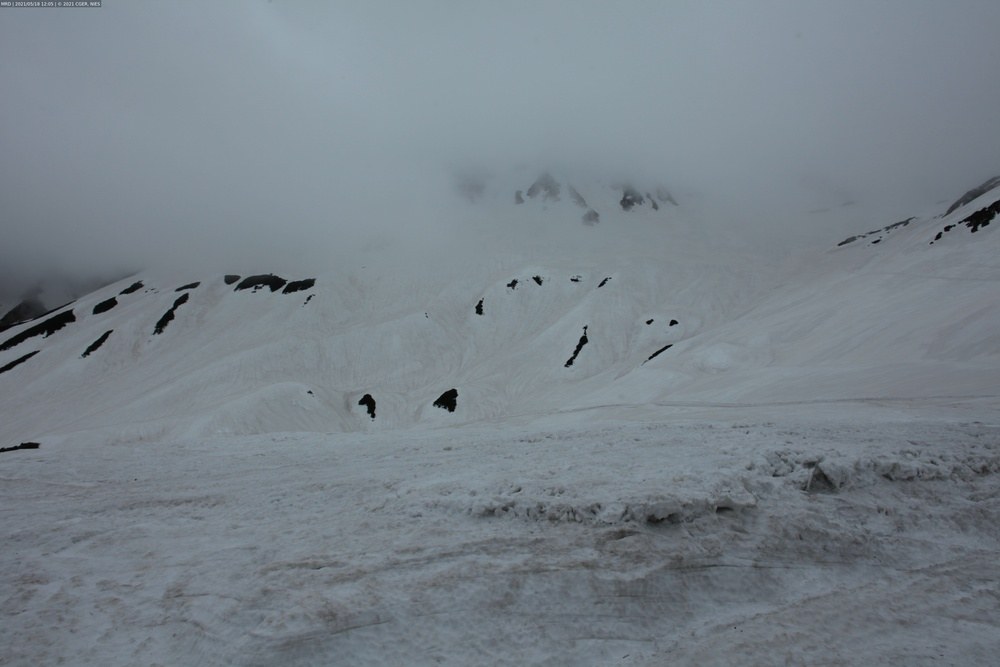
#> input picture images/single_photo/test1.jpeg, 1000 x 667 px, shrunk from 5616 x 3744 before the run
$ python entropy.py
#> lines starting #> are read from the running program, lines starting #| are printed output that depends on the picture
from skimage import io
from skimage.filters.rank import entropy
from skimage.morphology import disk
from matplotlib import pyplot as plt

img = io.imread("images/single_photo/test1.jpeg")
#> img is the input picture: shape (667, 1000, 3); mean R, G, B 119.4, 129.4, 137.1
ent = entropy(img[:,:,2], disk(50))
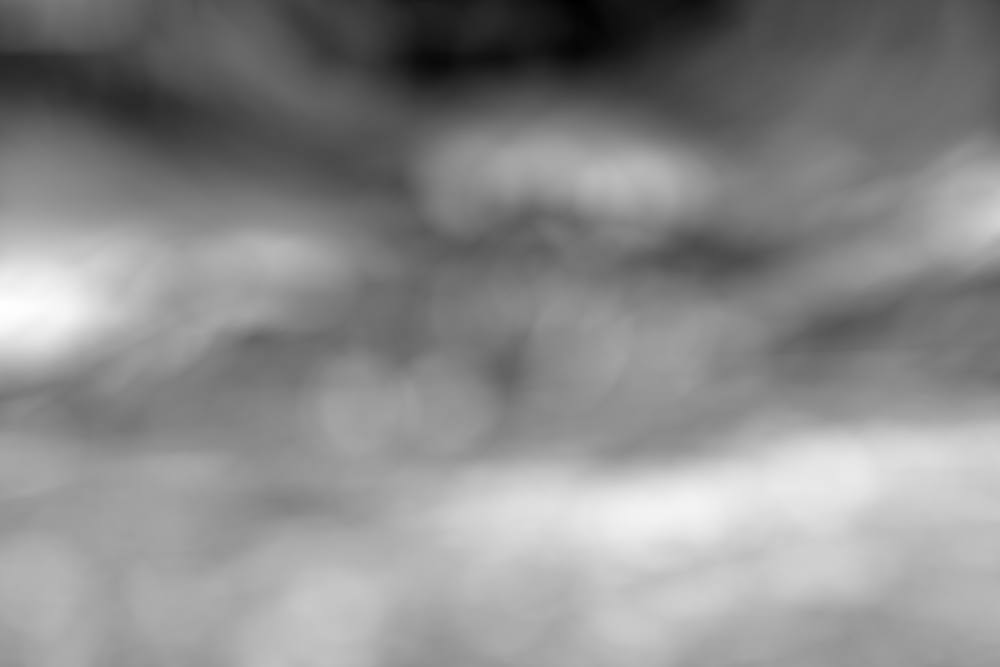
#> ent: shape (667, 1000) float64; min 1.75, max 6.8, mean 4.49; drawn with min black and max white
plt.imshow(ent)
plt.show()

$ run again, with images/single_photo/test2.jpeg copied over images/single_photo/test1.jpeg
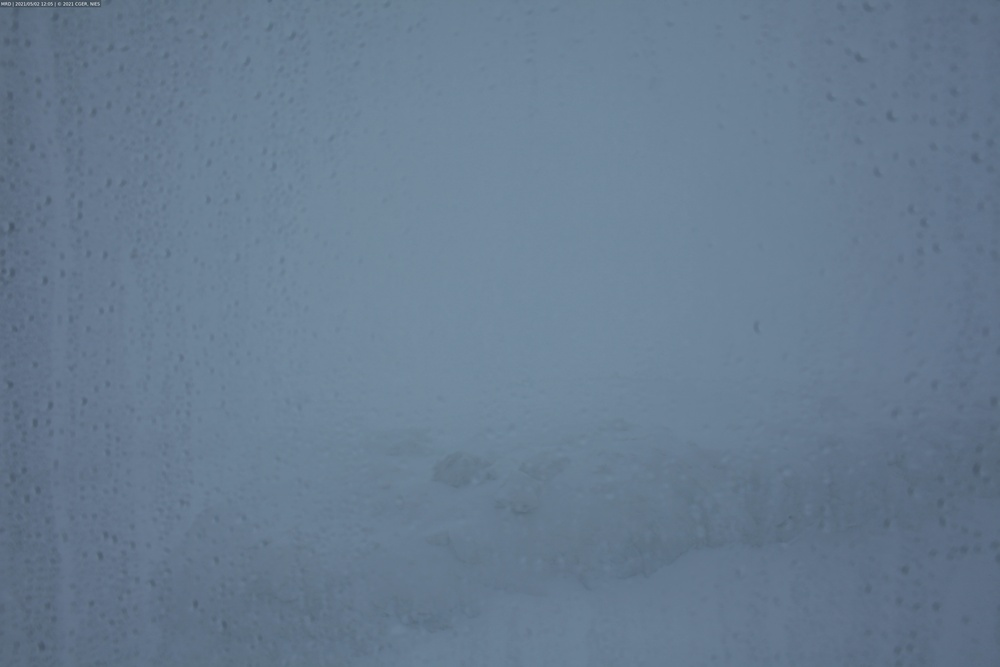
#> input picture images/single_photo/test2.jpeg, 1000 x 667 px, shrunk from 5616 x 3744 before the run
#> img is the input picture: shape (667, 1000, 3); mean R, G, B 103.8, 123.8, 144.8
#> `ent = entropy(img[:,:,2], disk(50))`:
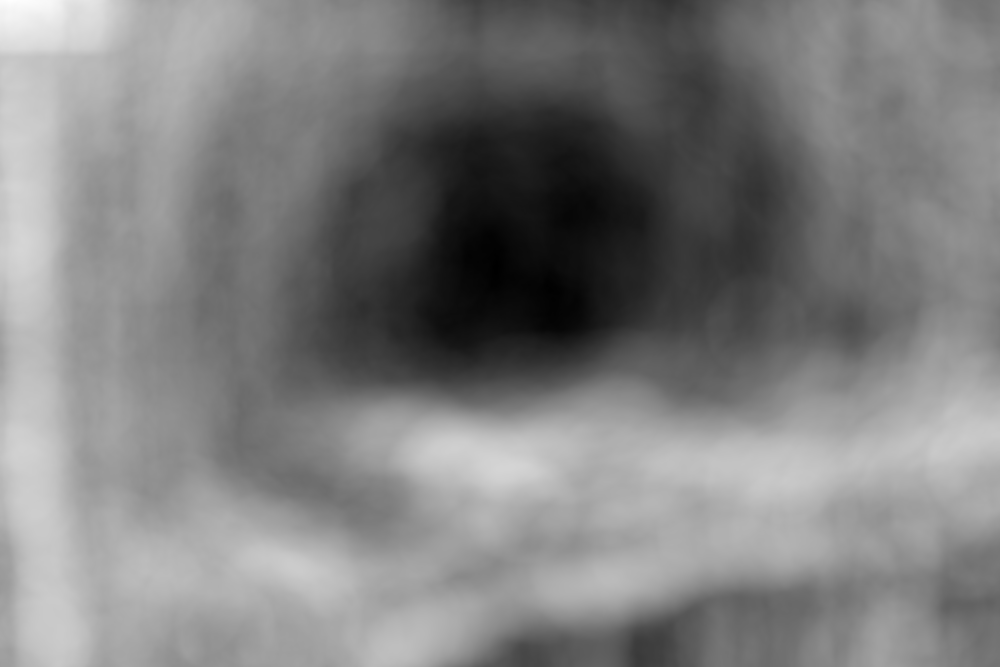
#> ent: shape (667, 1000) float64; min 1.5, max 5.14, mean 3.31; drawn with min black and max white

$ run again, with images/single_photo/test3.jpeg copied over images/single_photo/test1.jpeg
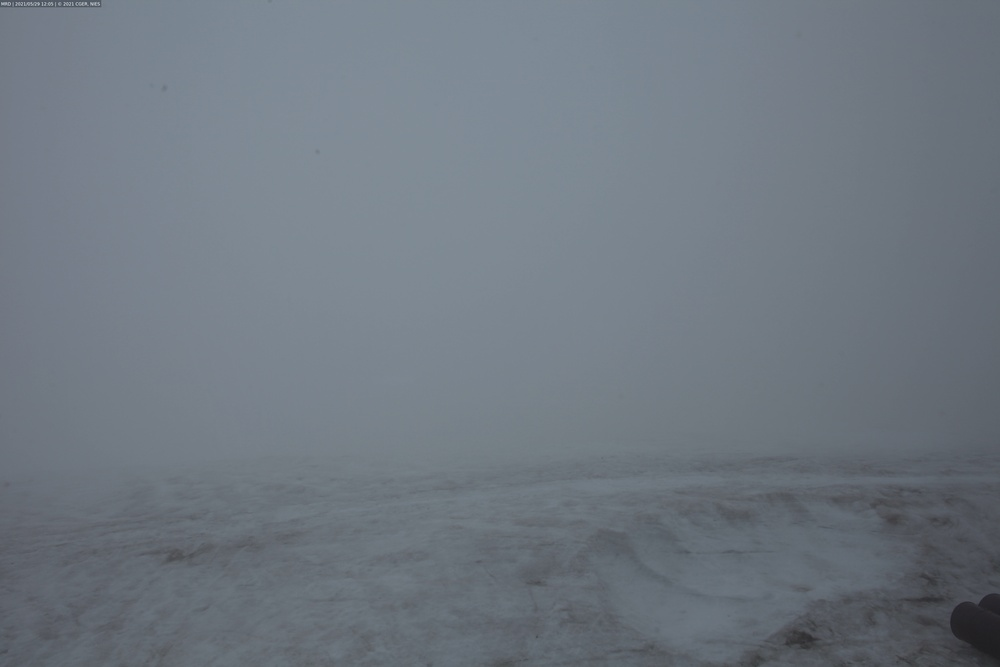
#> input picture images/single_photo/test3.jpeg, 1000 x 667 px, shrunk from 5616 x 3744 before the run
#> img is the input picture: shape (667, 1000, 3); mean R, G, B 111.4, 120, 129.3
#> `ent = entropy(img[:,:,2], disk(50))`:
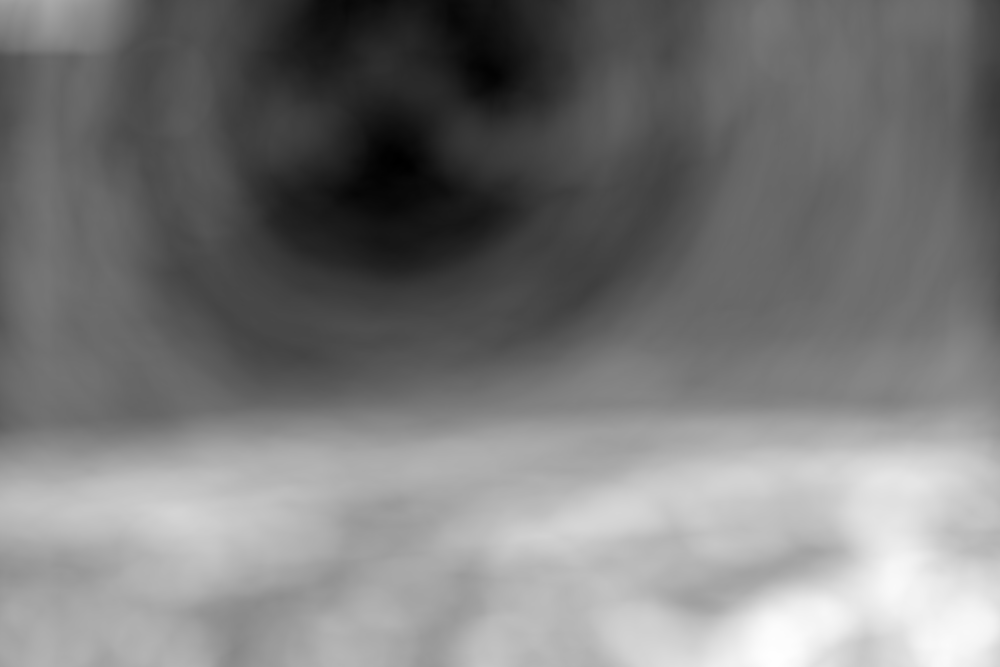
#> ent: shape (667, 1000) float64; min 0.973, max 5.79, mean 3.28; drawn with min black and max white

$ run again, with images/single_photo/test4.jpeg copied over images/single_photo/test1.jpeg
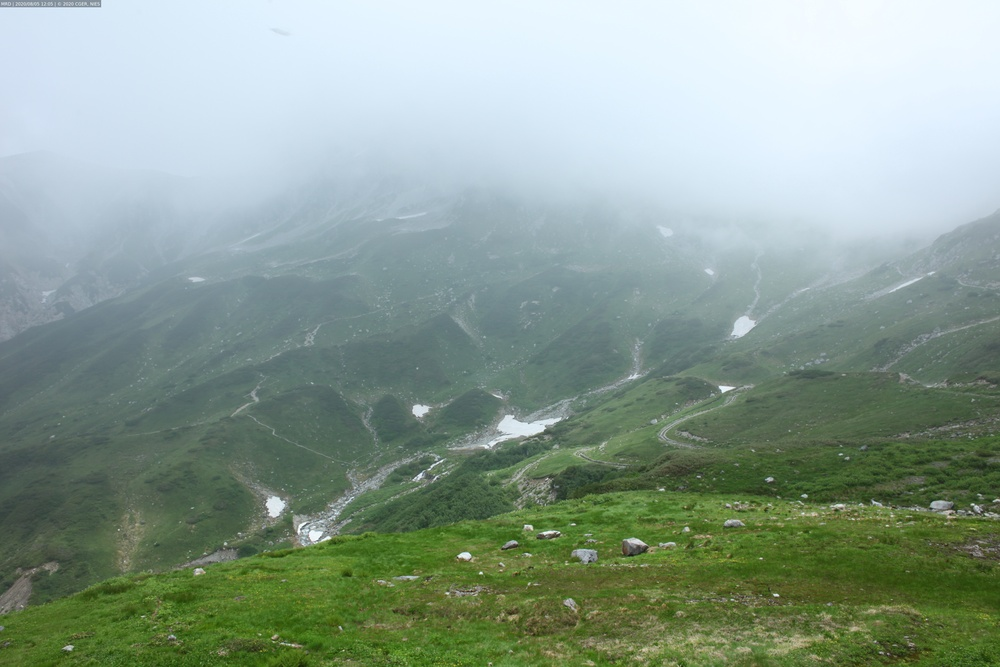
#> input picture images/single_photo/test4.jpeg, 1000 x 667 px, shrunk from 5616 x 3744 before the run
#> img is the input picture: shape (667, 1000, 3); mean R, G, B 139.1, 157.9, 145.7
#> `ent = entropy(img[:,:,2], disk(50))`:
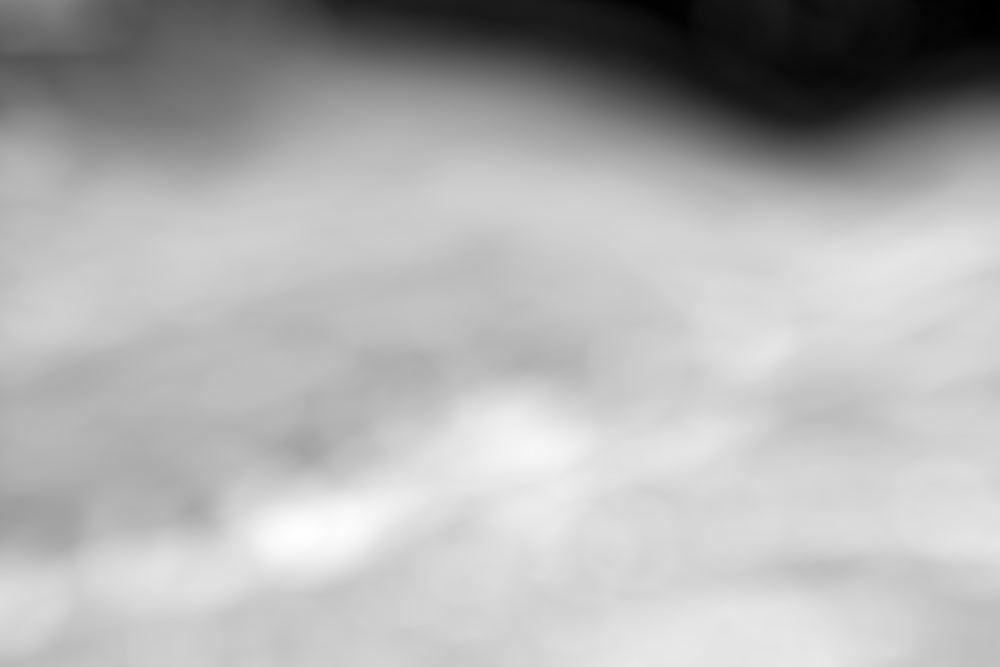
#> ent: shape (667, 1000) float64; min 0.192, max 7.39, mean 5.14; drawn with min black and max white
